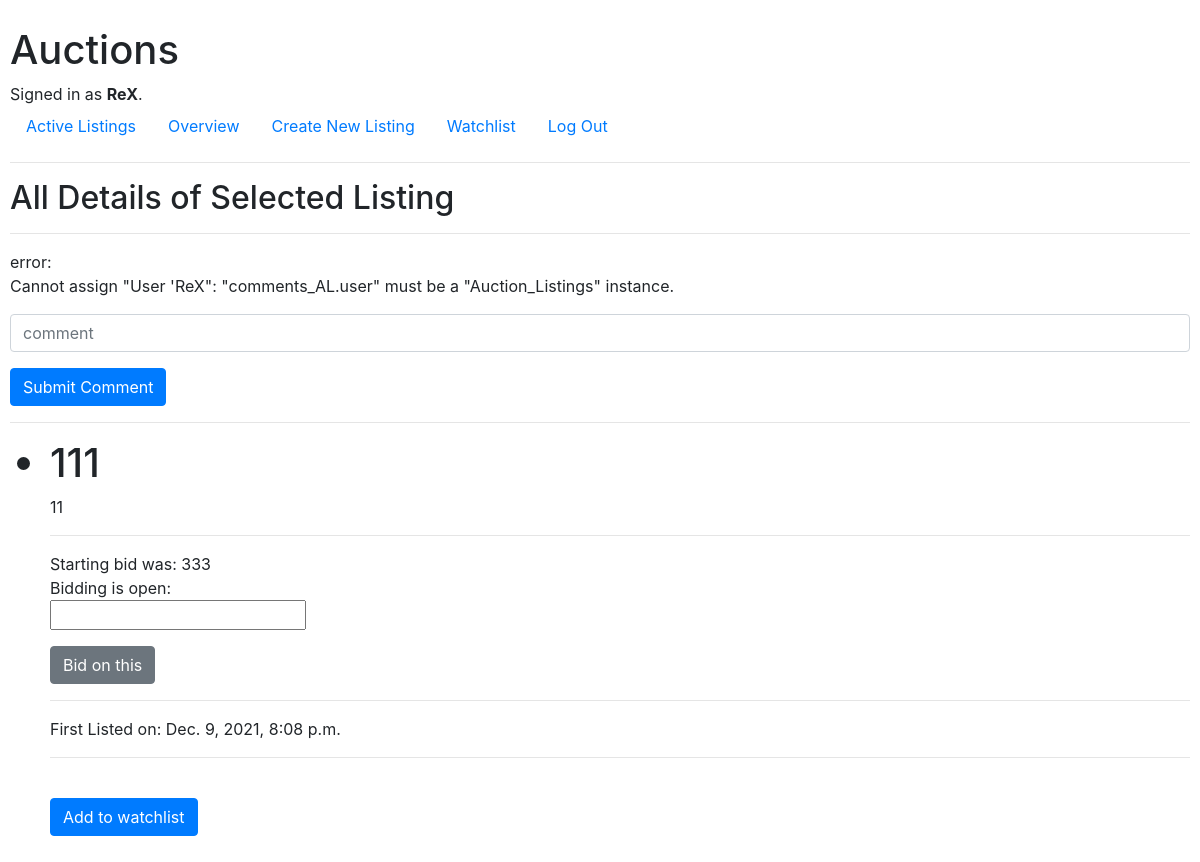
Screenshot of /auction/5 (signed in) with the database file from the repository.
### auctions/models.py (models this page shows, shortened)
class User(AbstractUser):
    wishlisted = models.ManyToManyField(Auction_Listings)
    def __str__(self):
        return self.username

class Auction_Listings(models.Model):
    title = models.CharField(max_length=200)
    description = models.CharField(max_length=20000)
    starting_bid = models.PositiveIntegerField()
    image_file = models.ImageField(upload_to='images', blank=True)
    image_url = models.URLField(max_length=200, blank=True)
    quantity = models.PositiveIntegerField(null=True, blank=True)
    CATEGORIES = (
        ('LAP', 'Laptop'),
        ('CON', 'Console'),
        ('GAD', 'Gadget'),
        ('GAM', 'Game'),
        ('TEL', 'TV'),
        ('FAS', 'Fashion'),
        ('TOY', 'Toys'),
        ('ELE', 'Electronics'),
        ('HOM', 'Home')
       )
    category = models.CharField(
        max_length=45,
        choices=CATEGORIES
    )
    date_posted = models.DateTimeField(auto_now_add=True, blank=True)
    host = models.ForeignKey('User', on_delete=models.CASCADE, null=True)
    active = models.BooleanField(default=True)
    class Meta:
        ordering = ['title']

### auctions/views.py (the view)
# urls.py: path("auction/<int:id>", views.detail_listing, name="detail"),
def detail_listing(request, id):
    listing = Auction_Listings.objects.get(id=id)
    logged_in_user = User.objects.get(id=request.user.id)
    all_wish = logged_in_user.wishlisted.all()
    bids = Bid.objects.filter(listing=listing).order_by('-amount')
    print(bids)
    if len(bids) > 0:
        highest_bid = bids[0]
    else:
        highest_bid = None
    return render(request, "auctions/listing.html", {
                                                   "listing": listing,
                                                   "all_wish": all_wish,
                                                   "bids": bids,
                                                   "high": highest_bid
                                                   })

### auctions/templates/auctions/listing.html (shortened to what this page needs)
{% extends "auctions/layout.html" %}
{% block body %}
    <h2>All Details of Selected Listing</h2>
    <hr>
    error: <p>Cannot assign "User 'ReX": "comments_AL.user" must be a "Auction_Listings" instance.</p>
    <form action="{% url 'comment' listing.id %}" method="post">
        <div class="form-group">
            <input class="form-control" type="text" name="comment" placeholder="comment">
        </div>
        <input class="btn btn-primary" type="submit" value="Submit Comment">
    </form>
    <hr>
    <ul>
    <h1> <li>{{ listing.title }}</li></h1>
    <p> {{ listing.description }} </p>
    <h2> {{ listing.startin_bid }} </h3>
    <hr>
    Starting bid was: {{ listing.starting_bid }}
    <br>
    {% if not listing.active %}
        {% if not high.user %}
            Auction ended without a winner.
            {% else %}
            <br> Auction is closed
            {% if high.user == user %}
            <br> You ( {{ high.user }} ) are the winner is with {{ high.amount }} !
            {% else %}
            <br> Better luck next time!
            {% endif %}
        {% endif %}
    {% else %}
        Bidding is open:
        <form action="{% url 'placebid' listing.id %}" method="post">
         <div class="form-group">
            <input autofocus type="number" name="amount">
        </div>
        <input class="btn btn-secondary" type="submit" value="Bid on this">
        </form>
    {% endif %}
    <hr>
    First Listed on: {{ listing.date_posted }}
    <hr>
    <br>
    {% if listing in all_wish %}
    <form action="{% url 'unwatch_this' listing.id %}" method="post">
    {% csrf_token %}
    <input class="btn btn-secondary" type="submit" value="Remove from watchlist">
    </form>
    {% else %}
        <form action="{% url 'watch_this' listing.id %}" method="post">
        <input class="btn btn-primary" type="submit" value="Add to watchlist">
    </form>
    {% endif %}
{% endblock %}

### auctions/templates/auctions/layout.html (shortened to what this page needs)
{% load static %}
<!DOCTYPE html>
<html lang="en">
    <head>
        <link rel="stylesheet" href="https://stackpath.bootstrapcdn.com/bootstrap/4.4.1/css/bootstrap.min.css">
        <link href="{% static 'auctions/styles.css' %}" rel="stylesheet">
    </head>
    <body>
        <h1>Auctions</h1>
        <div>
            {% if user.is_authenticated %}
                Signed in as <strong>{{ user.username }}</strong>.
            {% else %}
                Not signed in.
            {% endif %}
        </div>
        <ul class="nav">
            <li class="nav-item">
                <a class="nav-link" href="{% url 'index' %}">Active Listings</a>
            </li>
            {% if user.is_authenticated %}
                <li class="nav-item">
                    <a class="nav-link" href="{% url 'watchmany' %}">Overview</a>
                </li>
                <li class="nav-item">
                    <a class="nav-link" href="{% url 'create' %}">Create New Listing</a>
                </li>
                <li class="nav-item">
                    <a class="nav-link" href="{% url 'watchlist' %}">Watchlist</a>
                </li>
                <li class="nav-item">
                    <a class="nav-link" href="{% url 'logout' %}">Log Out</a>
                </li>
            {% endif %}
        </ul>
        <hr>
        {% block body %}
        {% endblock %}
    </body>
</html>

### auctions/static/auctions/styles.css (style rules this page uses)
body { padding: 10px; }

### rows the page displays
User: username "ReX"
Auction_Listings: title "111", description "11", starting_bid "333", date_posted "Dec. 9, 2021, 8:08 p.m."
